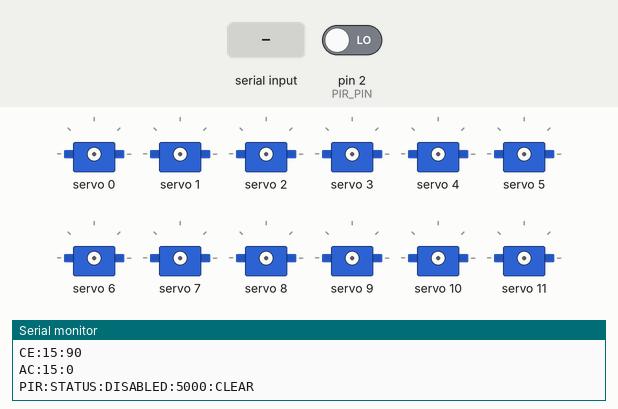
This sketch was run on a simulated Arduino Uno, built with avr-gcc and run on an emulated ATmega328P. On the bench: 12 × servo, the last lines printed to the serial monitor. The inputs (shaded band) are chosen by the test bench; at power-on: pin 2 (PIR_PIN) LOW.

Above: at 2.3 s.
2.4 s: "ALLACTIVE\n" received over Serial
3.9 s: "S::45\n" received over Serial
At 4.2 s:
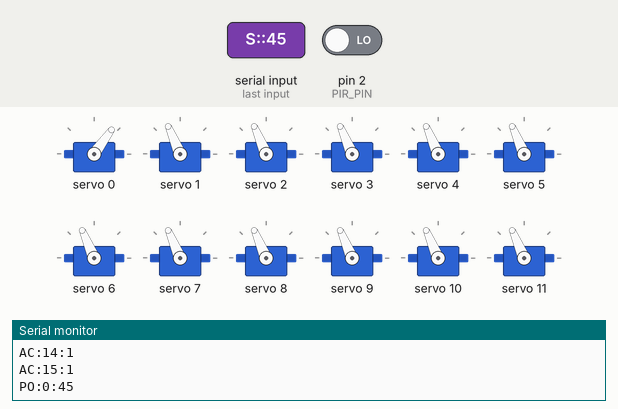
Timing chart, 0 to 6.9 s (numbered marks = the images above; inputs shaded):
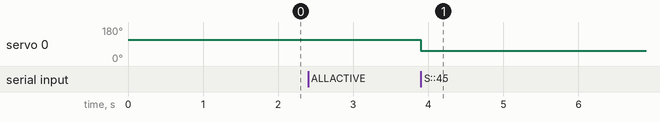

The sketch:

Servo18_Sketch_PIR.ino
```cpp
// (licence header left out)
#include <Wire.h>
#include <Adafruit_PWMServoDriver.h>

// PWM servo driver instance
Adafruit_PWMServoDriver pwm = Adafruit_PWMServoDriver();

// Constants
const int NUM_SERVOS = 16;
const int SERVOMIN = 100;
const int SERVOMAX = 600;
const int SERVO_FREQ = 50;

// PIR Sensor Configuration
const int PIR_PIN = 2;  // Digital pin for PIR sensor (change as needed)
bool pirEnabled = false;
bool pirState = LOW;
bool lastPirState = LOW;
unsigned long pirTriggerTime = 0;
unsigned long pirCooldownPeriod = 5000;  // 5 seconds cooldown between triggers
bool pirSequencePlaying = false;

// Servo positions (0-180 degrees)
int servoPositions[NUM_SERVOS];

// Min/Max limits for each servo (0-180 degrees)
int servoMinLimits[NUM_SERVOS];
int servoMaxLimits[NUM_SERVOS];

// Center positions for each servo (0-180 degrees)
int servoCenterPositions[NUM_SERVOS];

// Active/Inactive state for each servo
bool servoActive[NUM_SERVOS];

// Command parsing
String inputString = "";
boolean stringComplete = false;

void setup() {
  Serial.begin(115200);

  // Initialize servo driver
  pwm.begin();
  pwm.setPWMFreq(SERVO_FREQ);

  // Initialize PIR sensor pin
  pinMode(PIR_PIN, INPUT);

  // Initialize with default values
  initializeDefaults();

  // Reserve memory for serial input
  inputString.reserve(50);

  Serial.println("Servo Controller with PIR Ready");
  Serial.print("PIR Sensor on Pin: ");
  Serial.println(PIR_PIN);

  // Send all current data to Processing on startup
  delay(1000);
  sendAllData();
}

void loop() {
  // Process any incoming commands
  if (stringComplete) {
    processCommand();
    inputString = "";
    stringComplete = false;
  }

  // Check PIR sensor if enabled
  if (pirEnabled) {
    checkPIRSensor();
  }
}

// Check PIR sensor for motion detection
void checkPIRSensor() {
  pirState = digitalRead(PIR_PIN);

  // Detect rising edge (motion detected)
  if (pirState == HIGH && lastPirState == LOW) {
    // Check if we're past the cooldown period
    if (millis() - pirTriggerTime > pirCooldownPeriod) {
      pirTriggerTime = millis();

      // Notify Processing that motion was detected
      Serial.println("PIR:MOTION_DETECTED");

      // Optionally trigger a sequence directly from Arduino
      // (or let Processing handle it via the PIR:MOTION_DETECTED message)
    }
  }

  lastPirState = pirState;
}

// Initialize all servos with default values
void initializeDefaults() {
  for (int i = 0; i < NUM_SERVOS; i++) {
    servoMinLimits[i] = 0;
    servoMaxLimits[i] = 180;
    servoCenterPositions[i] = 90;
    servoActive[i] = false;
    servoPositions[i] = 90;

    // Turn off all PWM outputs
    pwm.setPWM(i, 0, 0);
  }
}

// Function to update servo position
void updateServo(int servoNum) {
  if (servoNum < 0 || servoNum >= NUM_SERVOS) return;

  if (servoActive[servoNum]) {
    int pulseWidth = map(servoPositions[servoNum], 0, 180, SERVOMIN, SERVOMAX);
    pwm.setPWM(servoNum, 0, pulseWidth);
  } else {
    pwm.setPWM(servoNum, 0, 0);
  }
}

// Function to process incoming commands
void processCommand() {
  inputString.trim();

  if (inputString.startsWith("S:")) {
    // Servo position command: S:servoNum:position
    int firstColon = inputString.indexOf(':');
    int secondColon = inputString.indexOf(':', firstColon + 1);

    if (firstColon > 0 && secondColon > firstColon) {
      int servoNum = inputString.substring(firstColon + 1, secondColon).toInt();
      int position = inputString.substring(secondColon + 1).toInt();

      if (servoNum >= 0 && servoNum < NUM_SERVOS && position >= 0 && position <= 180) {
        if (servoActive[servoNum]) {
          position = constrain(position, servoMinLimits[servoNum], servoMaxLimits[servoNum]);
          servoPositions[servoNum] = position;
          updateServo(servoNum);

          Serial.print("PO:");
          Serial.print(servoNum);
          Serial.print(":");
          Serial.println(position);
        }
      }
    }
  }
  else if (inputString.startsWith("SETMINLIMIT:")) {
    int firstColon = inputString.indexOf(':');
    int secondColon = inputString.indexOf(':', firstColon + 1);

    if (firstColon > 0 && secondColon > firstColon) {
      int servoNum = inputString.substring(firstColon + 1, secondColon).toInt();
      int minLimit = inputString.substring(secondColon + 1).toInt();

      if (servoNum >= 0 && servoNum < NUM_SERVOS && minLimit >= 0 && minLimit <= 180) {
        servoMinLimits[servoNum] = minLimit;
        Serial.print("MI:");
        Serial.print(servoNum);
        Serial.print(":");
        Serial.println(minLimit);
      }
    }
  }
  else if (inputString.startsWith("SETMAXLIMIT:")) {
    int firstColon = inputString.indexOf(':');
    int secondColon = inputString.indexOf(':', firstColon + 1);

    if (firstColon > 0 && secondColon > firstColon) {
      int servoNum = inputString.substring(firstColon + 1, secondColon).toInt();
      int maxLimit = inputString.substring(secondColon + 1).toInt();

      if (servoNum >= 0 && servoNum < NUM_SERVOS && maxLimit >= 0 && maxLimit <= 180) {
        servoMaxLimits[servoNum] = maxLimit;
        Serial.print("MA:");
        Serial.print(servoNum);
        Serial.print(":");
        Serial.println(maxLimit);
      }
    }
  }
  else if (inputString.startsWith("SETCENTER:")) {
    int firstColon = inputString.indexOf(':');
    int secondColon = inputString.indexOf(':', firstColon + 1);

    if (firstColon > 0 && secondColon > firstColon) {
      int servoNum = inputString.substring(firstColon + 1, secondColon).toInt();
      int centerPos = inputString.substring(secondColon + 1).toInt();

      if (servoNum >= 0 && servoNum < NUM_SERVOS && centerPos >= 0 && centerPos <= 180) {
        servoCenterPositions[servoNum] = centerPos;
        Serial.print("CE:");
        Serial.print(servoNum);
        Serial.print(":");
        Serial.println(centerPos);
      }
    }
  }
  else if (inputString.startsWith("RESET:")) {
    int servoNum = inputString.substring(6).toInt();
    if (servoNum >= 0 && servoNum < NUM_SERVOS) {
      servoMinLimits[servoNum] = 0;
      servoMaxLimits[servoNum] = 180;
      servoCenterPositions[servoNum] = 90;

      Serial.print("RE:");
      Serial.print(servoNum);
      Serial.print(":");
      Serial.println("RESET");
    }
  }
  else if (inputString.startsWith("ACTIVE:")) {
    int firstColon = inputString.indexOf(':');
    int secondColon = inputString.indexOf(':', firstColon + 1);

    if (firstColon > 0 && secondColon > firstColon) {
      int servoNum = inputString.substring(firstColon + 1, secondColon).toInt();
      int state = inputString.substring(secondColon + 1).toInt();

      if (servoNum >= 0 && servoNum < NUM_SERVOS) {
        servoActive[servoNum] = (state == 1);
        updateServo(servoNum);

        Serial.print("AC:");
        Serial.print(servoNum);
        Serial.print(":");
        Serial.println(servoActive[servoNum] ? 1 : 0);
      }
    }
  }
  else if (inputString.equals("ALLACTIVE")) {
    for (int i = 0; i < NUM_SERVOS; i++) {
      servoActive[i] = true;
      updateServo(i);
      Serial.print("AC:");
      Serial.print(i);
      Serial.print(":");
      Serial.println(1);
    }
  }
  else if (inputString.equals("ALLINACTIVE")) {
    for (int i = 0; i < NUM_SERVOS; i++) {
      servoActive[i] = false;
      updateServo(i);
      Serial.print("AC:");
      Serial.print(i);
      Serial.print(":");
      Serial.println(0);
    }
  }
  else if (inputString.startsWith("PIR:")) {
    // PIR control commands
    if (inputString.equals("PIR:ENABLE")) {
      pirEnabled = true;
      Serial.println("PIR:ENABLED");
    }
    else if (inputString.equals("PIR:DISABLE")) {
      pirEnabled = false;
      Serial.println("PIR:DISABLED");
    }
    else if (inputString.startsWith("PIR:COOLDOWN:")) {
      // Set cooldown period: PIR:COOLDOWN:milliseconds
      int cooldown = inputString.substring(13).toInt();
      if (cooldown >= 0 && cooldown <= 60000) {  // Max 60 seconds
        pirCooldownPeriod = cooldown;
        Serial.print("PIR:COOLDOWN:");
        Serial.println(cooldown);
      }
    }
    else if (inputString.equals("PIR:STATUS")) {
      Serial.print("PIR:STATUS:");
      Serial.print(pirEnabled ? "ENABLED" : "DISABLED");
      Serial.print(":");
      Serial.print(pirCooldownPeriod);
      Serial.print(":");
      Serial.println(digitalRead(PIR_PIN) == HIGH ? "MOTION" : "CLEAR");
    }
  }
  else if (inputString.equals("SAVE")) {
    Serial.println("LI:ACKNOWLEDGED");
  }
  else if (inputString.equals("GETALL")) {
    sendAllData();
  }
}

// Function to send all servo data to Processing
void sendAllData() {
  for (int i = 0; i < NUM_SERVOS; i++) {
    Serial.print("PO:");
    Serial.print(i);
    Serial.print(":");
    Serial.println(servoPositions[i]);

    Serial.print("MI:");
    Serial.print(i);
    Serial.print(":");
    Serial.println(servoMinLimits[i]);

    Serial.print("MA:");
    Serial.print(i);
    Serial.print(":");
    Serial.println(servoMaxLimits[i]);

    Serial.print("CE:");
    Serial.print(i);
    Serial.print(":");
    Serial.println(servoCenterPositions[i]);

    Serial.print("AC:");
    Serial.print(i);
    Serial.print(":");
    Serial.println(servoActive[i] ? 1 : 0);

    delay(10);
  }

  // Send PIR status
  Serial.print("PIR:STATUS:");
  Serial.print(pirEnabled ? "ENABLED" : "DISABLED");
  Serial.print(":");
  Serial.print(pirCooldownPeriod);
  Serial.print(":");
  Serial.println(digitalRead(PIR_PIN) == HIGH ? "MOTION" : "CLEAR");
}

// Serial event handler
void serialEvent() {
  while (Serial.available()) {
    char inChar = (char)Serial.read();
    inputString += inChar;

    if (inChar == '\n') {
      stringComplete = true;
    }
  }
}
```

Measured:
- after the input at 3.9 s, servo 0: 113° → 54° at once
